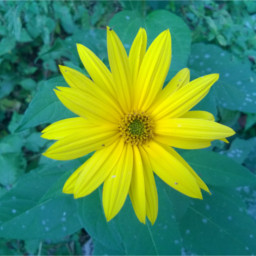
%> input picture img/kytka256.jpg, 256 x 256 px
$ octave CV4_DU.m   (GNU Octave 9; MATLAB toolbox functions it lacks are replaced by stand-ins)
%> lines starting %> are read from the running program, lines starting %| are printed output that depends on the picture; in (x1, y1, x2, y2) boxes, pixels count from 0 and x2, y2 are one past the last pixel; in counts of white or black regions, pixels touching at a corner belong together; the program's own positions count from 1
close all;
clear
clc
image = imread("img/kytka256.jpg");
%> image is the input picture: size 256x256x3 uint8; mean R, G, B 83.4, 144.8, 79.2
img_gray = rgb2gray(image);
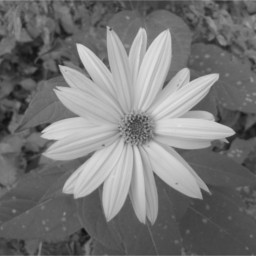
%> img_gray: size 256x256 uint8; min 14, max 226, mean 119
mkdir('cvt04_du_vysledky/darsamar/');


furier_img = fft2(img_gray);
spektrum_obrazku = log(abs(fftshift(furier_img)));
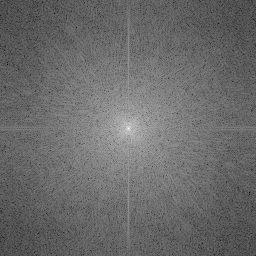
%> spektrum_obrazku: size 256x256 double; min 0.1, max 15.87, mean 6.7; drawn with min black and max white

sirka = 256;
vyska = 256;
stred_x = sirka / 2;
stred_y = vyska / 2;


for i= 0:99
    velikost_a = randi([1, min(sirka, vyska)]);
velikost_b = randi([1, min(sirka, vyska)]);

% Náhodně generujte střed obdélníku
Min_a = velikost_a / 2;
Min_b = velikost_b / 2;
stred_x = randi([round(Min_a), sirka - round(Min_a)]);
stred_y = randi([round(Min_b), vyska - round(Min_b)]);

% Zaokrouhlení hodnot pro vytvoření indexů masky
velikost_b = round(velikost_b);
velikost_a = round(velikost_a);
stred_x = round(stred_x);
stred_y = round(stred_y);

% Vytvoření masky pro obdélník
maska = zeros(vyska, sirka);
maska(round(max(1, stred_y - velikost_b/2)):round(min(vyska, stred_y + velikost_b/2)),...
    round(max(1, stred_x - velikost_a/2)):round(min(sirka, stred_x + velikost_a/2))) = 1;


    maska = ~maska;
    mask = ifftshift(maska);

    spektrum = abs(spektrum_obrazku .* maska);
    spektrum = uint8(spektrum);
    spektrum = mat2gray(spektrum);
    subplot 121 ; imshow(spektrum, []);
    ulozeni_maska = sprintf('cvt04_du_vysledky/darsamar/img_%d_maska.png', i);
    imwrite(spektrum, ulozeni_maska);

    img = abs(ifft2(furier_img .* mask));
    img = uint8(img);
    %subplot 122; imshow(img, []);
    ulozeni_img = sprintf('cvt04_du_vysledky/darsamar/img_%d_img.jpg', i);
    imwrite(img, ulozeni_img);

    pause(0.5);
end
%> this loop made 100 passes
%> pass 1, `spektrum = abs(spektrum_obrazku .* maska);`:
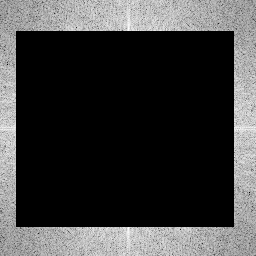
%> spektrum: size 256x256 double; min 0, max 8.21, mean 2.01; drawn with min black and max white
%> after the loop:
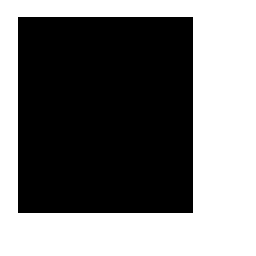
%> maska: size 256x256 logical; 47.7% white; 1 white region, box (x1, y1, x2, y2) and area: (0, 0, 256, 256) 31236
